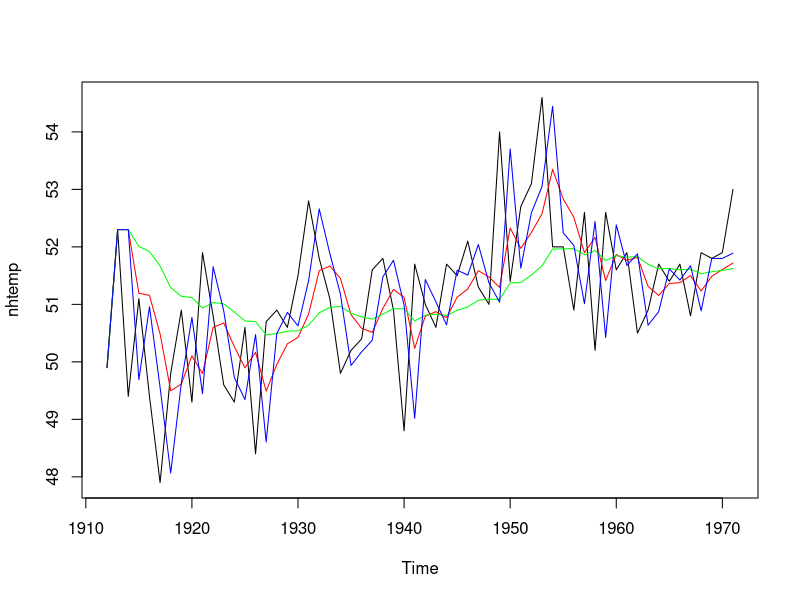
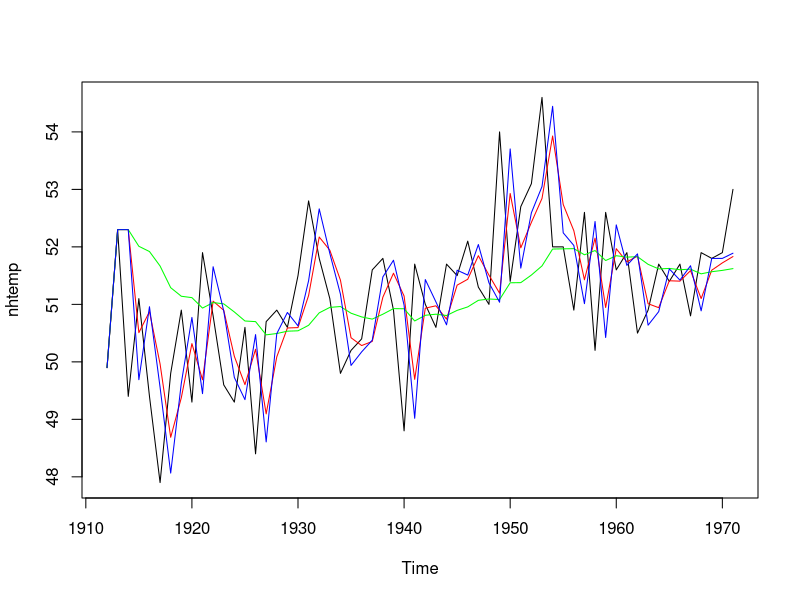
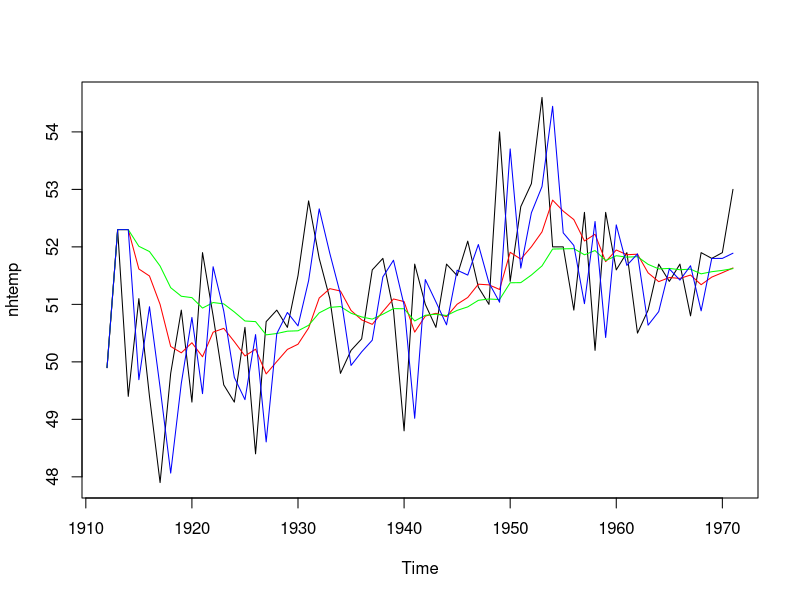
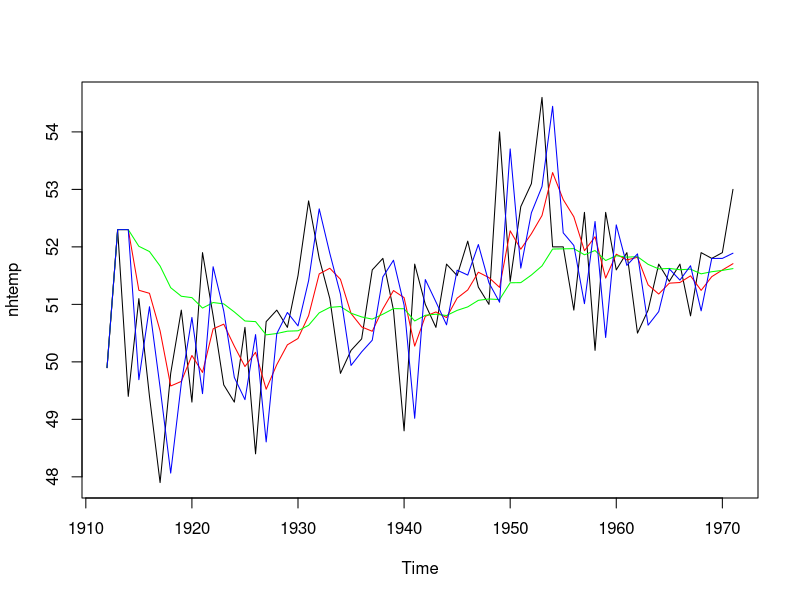
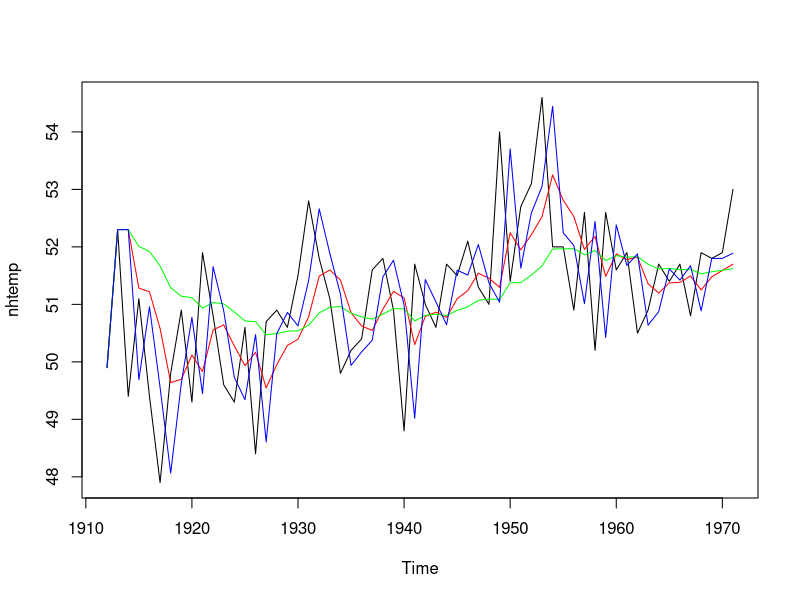
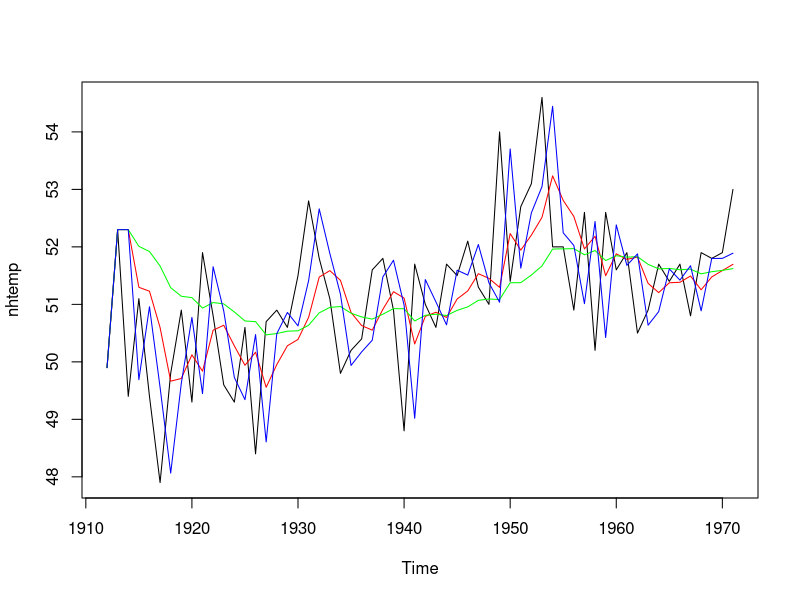
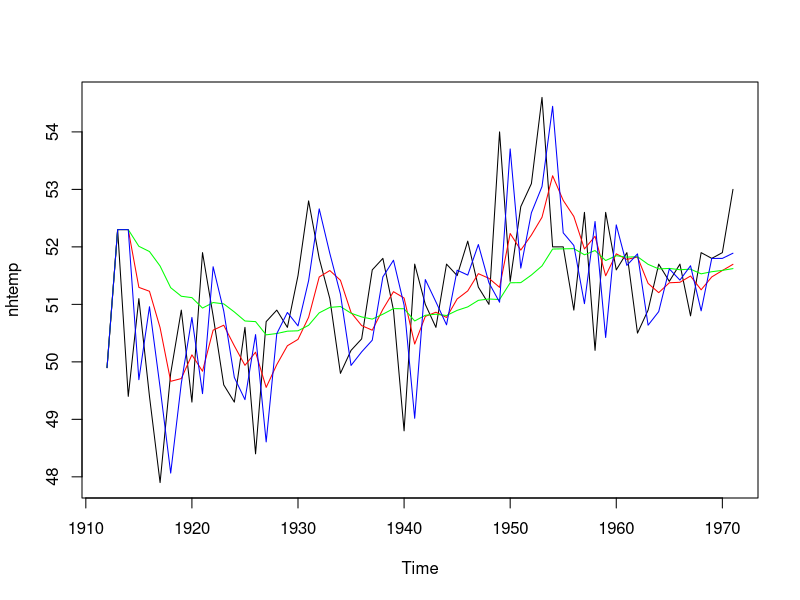
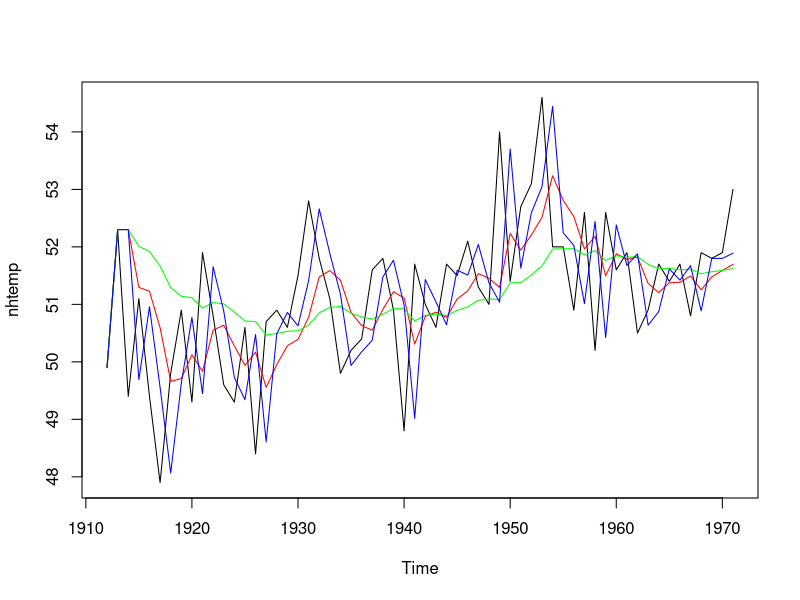

Recreate these plots in R, in order.
require(datasets)
data(nhtemp)
str(nhtemp)
mona.function <- function(beta, y=nhtemp){
  y.hat=numeric(length(y))
  y.hat[1]=y[1]
  y.hat[2]=y[2]
  for (i in 3:length(y))
  {
    y.hat[i]=beta*y[i-1]+(1-beta)*y.hat[i-1]
  }
  sq.sum=0
  for (i in 2:length(y))
  {
    sq.sum = sq.sum + (y[i]-y.hat[i])^2
    
  }
  plot(nhtemp,xlim=c(1912,1971))
  #lines(y.hat,col="red")
  lines(ts(y.hat, start = start(nhtemp)[1], end = end(nhtemp)[1]), col = "red")
  beta=0.1
  y.hat=numeric(length(y))
  y.hat[1]=y[1]
  y.hat[2]=y[2]
  for (i in 3:length(y))
  {
    y.hat[i]=beta*y[i-1]+(1-beta)*y.hat[i-1]
  }
  lines(ts(y.hat, start = start(nhtemp)[1], end = end(nhtemp)[1]), col = "green")
  
  beta=0.9
  y.hat=numeric(length(y))
  y.hat[1]=y[1]
  y.hat[2]=y[2]
  for (i in 3:length(y))
  {
    y.hat[i]=beta*y[i-1]+(1-beta)*y.hat[i-1]
  }
  lines(ts(y.hat, start = start(nhtemp)[1], end = end(nhtemp)[1]), col = "blue")
  
  
  return(sq.sum/length(y))
}
opt.result=optimize(mona.function, c(0,1), maximum=FALSE)
